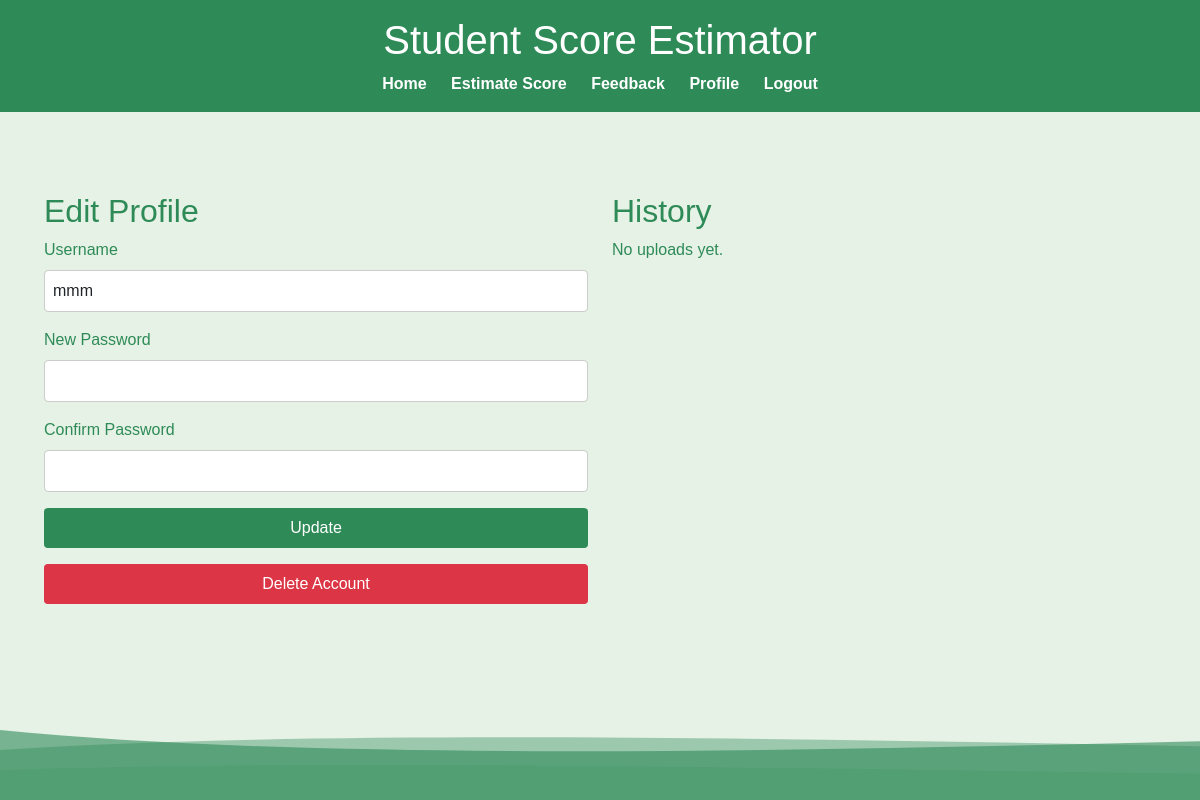
The app's page /profile (signed in), older data.
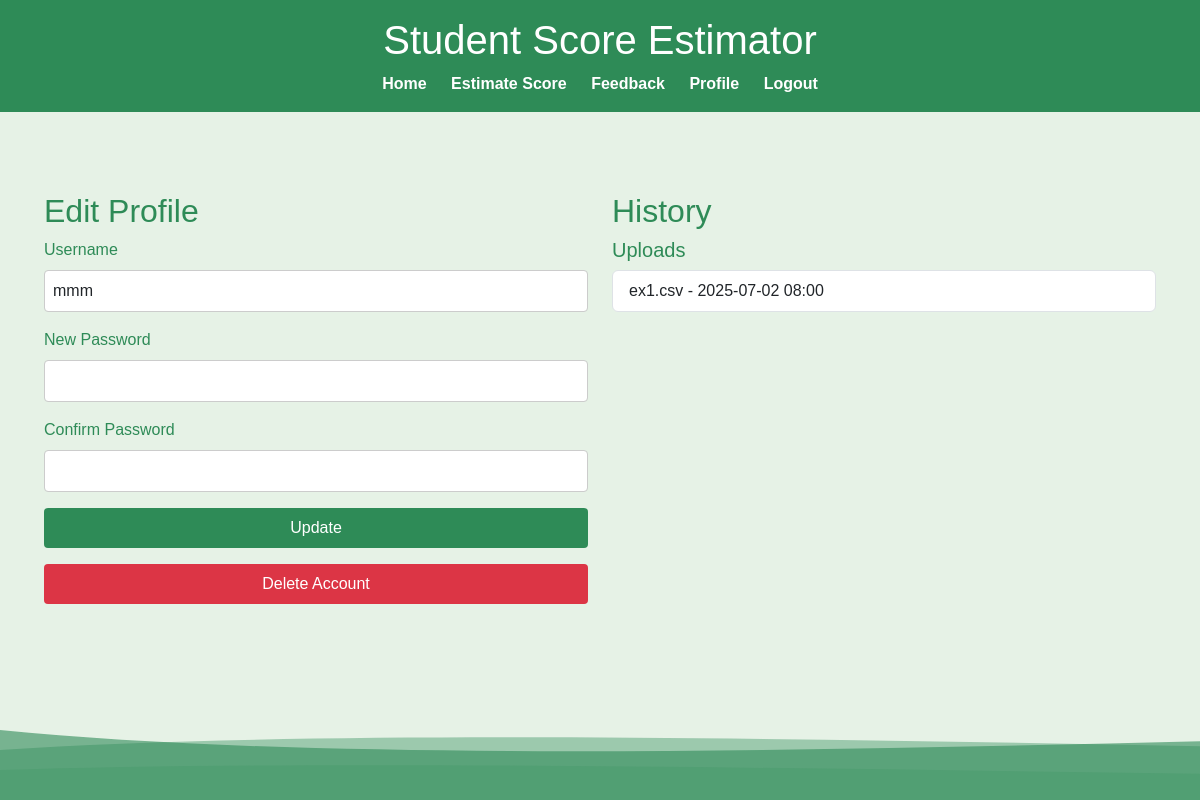
The same page, newer data.
### app/models.py (models this page shows, shortened)
class Upload(db.Model):
    id = db.Column(db.Integer, primary_key=True)
    filename = db.Column(db.String(120), nullable=False)
    timestamp = db.Column(db.DateTime, default=datetime.utcnow)
    user_id = db.Column(db.Integer, db.ForeignKey('user.id'), nullable=False)

### app/profile/routes.py (the view, shortened to what this page needs)
@profile.route("/profile", methods=['GET', 'POST'])
@login_required
def view_profile():
    is_admin = session.get('is_admin', False)
    if is_admin:
        users = User.query.all()
        return render_template("profile.html", admin=True, users=users)
    form = UpdateProfileForm(obj=current_user)
    uploads = Upload.query.filter_by(user_id=current_user.id).order_by(Upload.timestamp.desc()).all()
    estimations = Estimation.query.filter_by(user_id=current_user.id).order_by(Estimation.timestamp.desc()).all()
    return render_template("profile.html", form=form, uploads=uploads, estimations=estimations, admin=False)

### app/profile/forms.py
class UpdateProfileForm(FlaskForm):
    username = StringField('Username', validators=[DataRequired(), Length(min=2, max=20)])
    password = PasswordField('New Password', validators=[Length(min=6)])
    confirm_password = PasswordField('Confirm Password', validators=[EqualTo('password')])
    submit = SubmitField('Update')

### app/models.py (called while the page is built)
@login_manager.user_loader
def load_user(user_id):
    return User.query.get(int(user_id))

### app/templates/profile.html (shortened to what this page needs)
<!DOCTYPE html>
<html lang="en">
<head>
    <link
      href="https://cdn.jsdelivr.net/npm/bootstrap@5.3.0/dist/css/bootstrap.min.css"
      rel="stylesheet">
</head>
<body>
{% extends "layout.html" %}
{% block content %}
    <div class="container mt-5">
        {% if admin %}
            <h2>All User Profiles (Admin View)</h2>
            <table class="table table-bordered table-striped">
                <thead>
                    <tr>
                        <th>User ID</th>
                        <th>Username</th>
                        <th>Email</th>
                        <th>Password (hashed)</th>
                    </tr>
                </thead>
                <tbody>
                    {% for user in users %}
                    <tr>
                        <td>{{ user.id }}</td>
                        <td>{{ user.username }}</td>
                        <td>{{ user.email }}</td>
                        <td>{{ user.password }}</td>
                    </tr>
                    {% endfor %}
                </tbody>
            </table>
        {% else %}
        <div class="row">
            <div class="col-md-6">
                <h2>Edit Profile</h2>
                <form method="POST">
                    <div class="form-group mb-3">
                        {{ form.username.label(class="form-label") }}
                        {{ form.username(class="form-control") }}
                    </div>
                    <div class="form-group mb-3">
                        {{ form.password.label(class="form-label") }}
                        {{ form.password(class="form-control") }}
                    </div>
                    <div class="form-group mb-3">
                        {{ form.confirm_password.label(class="form-label") }}
                        {{ form.confirm_password(class="form-control") }}
                    </div>
                    <button type="submit" class="btn btn-primary">Update</button>
                </form>
                <form action="{{ url_for('profile.delete_profile') }}" method="POST" class="mt-3">
                    <button type="submit" class="btn btn-danger">Delete Account</button>
                </form>
            </div>
            <div class="col-md-6">
                <h2>History</h2>
                {% if uploads %}
                    <h5>Uploads</h5>
                    <ul class="list-group mb-4">
                        {% for upload in uploads %}
                            <li class="list-group-item">
                                {{ upload.filename }} - {{ upload.timestamp.strftime('%Y-%m-%d %H:%M') }}
                            </li>
                        {% endfor %}
                    </ul>
                {% else %}
                    <p>No uploads yet.</p>
                {% endif %}
            </div>
        </div>
        {% endif %}
    </div>
{% endblock %}

Row changes from the older to the newer data that the page shows:
added Upload: filename "ex1.csv", timestamp "2025-07-02 08:00"
Text that changed along with them:
text no longer shown: "No uploads yet."
text now shown: "Uploads"
